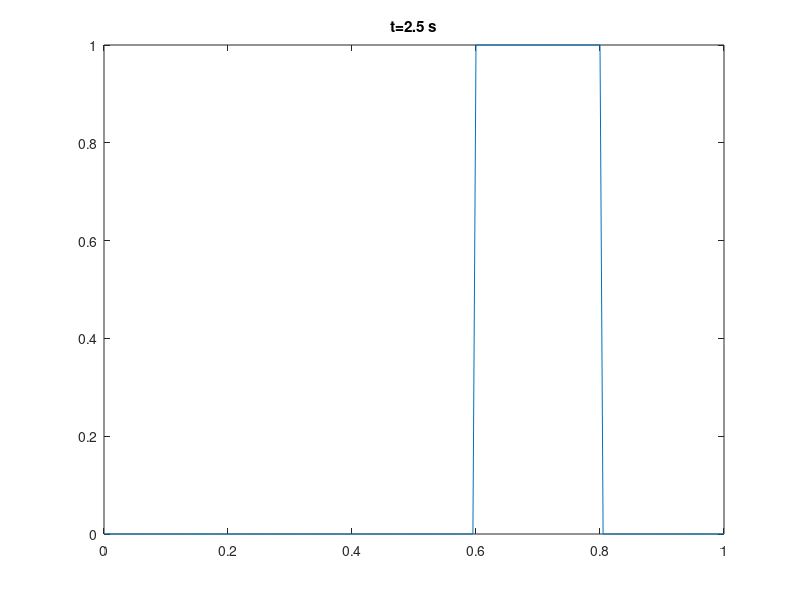
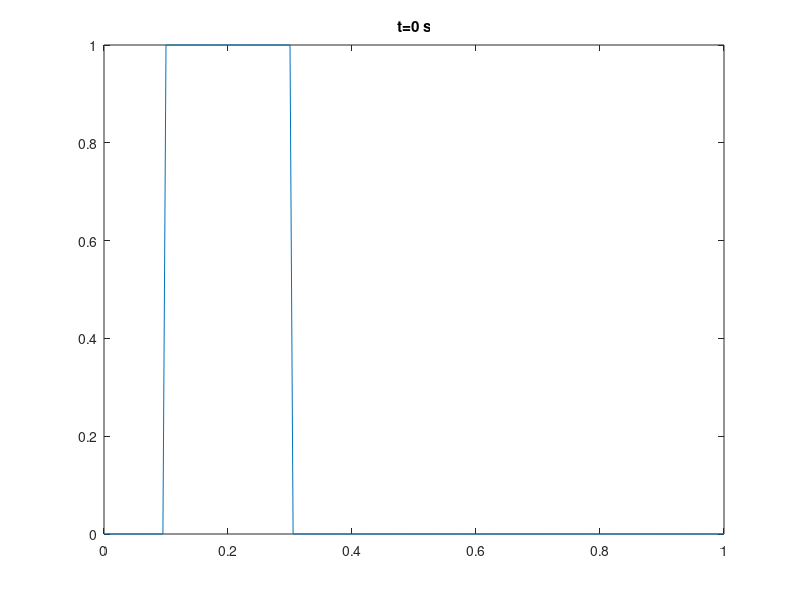

The MATLAB source for these figures, in order:
clc;
clear;
close all;

% upwind method
N=201;
a=0.2;
v=1;
h=1/(N-1);
t=v*h/a;
tstep=2.5/t;

A=zeros(N,N);
x=0:h:1;
phi_p_1 =x'.*0;
phi_p_1(0.1<=x & x<=0.3,1)=1;
% phi_p=sin(100*pi.*x)';
phi_p_1(N)=phi_p_1(1);
f_1=phi_p_1;
A(1,1)=1; A(N,N)=1;
k=2;
for j=2:N-1
   A(k,j-1)=v;
   A(k,j)=1-v;
   k=k+1;
end
A=sparse(A);

for i=1:tstep
    phi_1=A*phi_p_1;
    phi_p_1=phi_1;
end
figure();
plot(x',phi_1);
title('t=2.5 s');
figure();
plot(x',f_1);
title('t=0 s');
